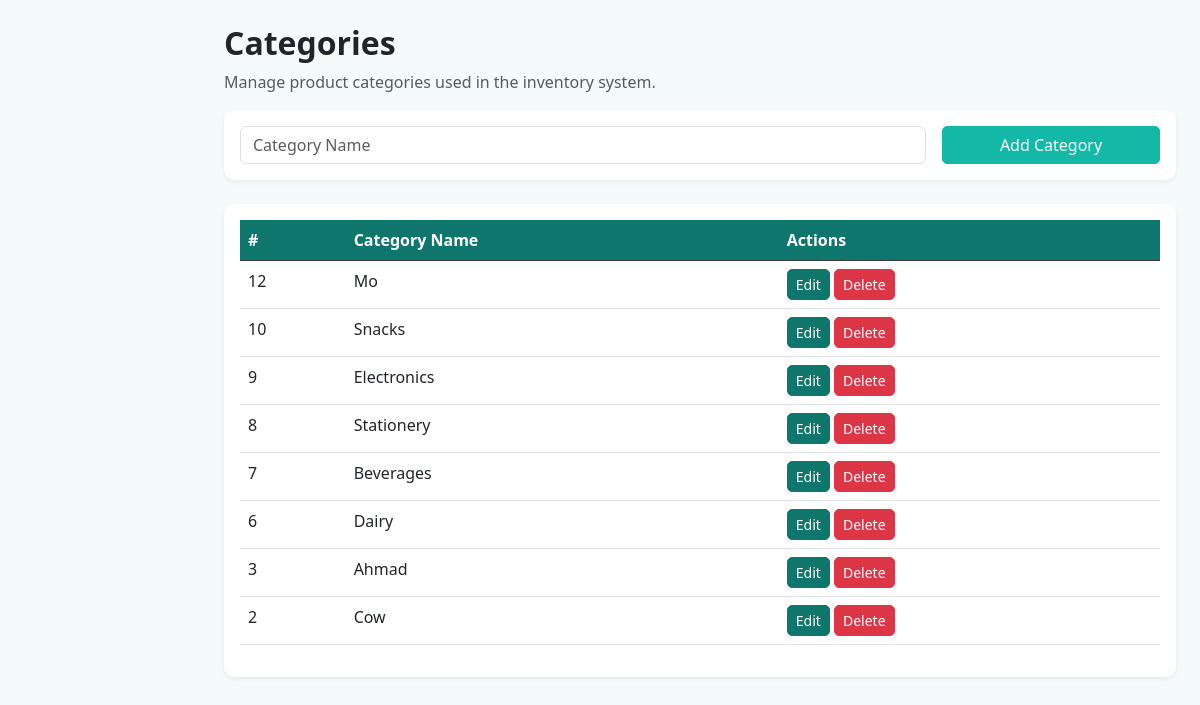
The app's page /categories.php (signed in) with its own data.
### tables this page shows
CREATE TABLE `categories` (
  `category_id` int(11) NOT NULL,
  `category_name` varchar(100) NOT NULL
);

### categories.php (the view, shortened to what this page needs)
<?php include "config/database.php"; ?>
<!DOCTYPE html>
<html lang="en">
<head>
  <link rel="stylesheet" href="https://cdn.jsdelivr.net/npm/bootstrap@5.3.0/dist/css/bootstrap.min.css">
  <link rel="stylesheet" href="assets/css/style.css">
</head>
<body>
<div class="container-fluid">
  <div class="row">
    <div id="sidebar" class="col-md-2 "></div>
    <main class="col-md-10 p-4">
      <h2 class="mb-2">Categories</h2>
      <p class="text-muted">Manage product categories used in the inventory system.</p>
      <div class="card shadow-sm mb-4">
        <div class="card-body">
          <form action="actions/category_create.php" method="POST" class="row g-3">
            <div class="col-md-9">
              <input type="text"
                     name="category_name"
                     class="form-control"
                     placeholder="Category Name"
                     required>
            </div>
            <div class="col-md-3">
              <button class="btn btn-success w-100" type="submit">
                Add Category
              </button>
            </div>
          </form>
        </div>
      </div>
      <div class="card shadow-sm">
        <div class="card-body">
          <table class="table table-hover" id="categoriesTable">
            <thead class="table-dark">
              <tr>
                <th>#</th>
                <th>Category Name</th>
                <th>Actions</th>
              </tr>
            </thead>
            <tbody>
              <?php
                $sql = "SELECT * FROM categories ORDER BY category_id DESC";
                $result = mysqli_query($conn, $sql);
                while ($row = mysqli_fetch_assoc($result)) {
              ?>
                  <tr>
                    <td><?php echo $row["category_id"]; ?></td>
                    <td><?php echo $row["category_name"]; ?></td>
                    <td>
                      <a href="category_edit.php?id=<?php echo $row["category_id"]; ?>"
                         class="btn btn-primary btn-sm">
                        Edit
                      </a>
                      <a href="actions/category_delete.php?id=<?php echo $row["category_id"]; ?>"
                         class="btn btn-danger btn-sm">
                        Delete
                      </a>
                    </td>
                  </tr>
              <?php
                }
              ?>
            </tbody>
          </table>
        </div>
      </div>
    </main>
  </div>
</div>
</body>
</html>

### assets/css/style.css (style rules this page uses)
body { font-family: 'Segoe UI', Tahoma, Geneva, Verdana, sans-serif; background: #f5fbfa; }
.btn { border-radius: 5px; }
.card { border-radius: 10px; border: none; box-shadow: 0 3px 10px rgba(0,0,0,0.08); }
h2, h5 { font-weight: 600; }
.table-dark th { background-color: #0f766e !important; }
.btn-primary { background-color: #0f766e; border-color: #0f766e; }
.btn-success { background-color: #14b8a6; border-color: #14b8a6; }

### records on screen
categories: category_id "12", category_name "Mo"
categories: category_id "10", category_name "Snacks"
categories: category_id "9", category_name "Electronics"
categories: category_id "8", category_name "Stationery"
categories: category_id "7", category_name "Beverages"
categories: category_id "6", category_name "Dairy"
categories: category_id "3", category_name "Ahmad"
categories: category_id "2", category_name "Cow"
